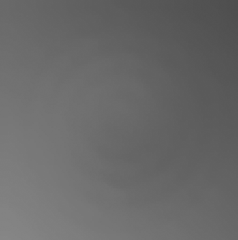
%> input picture obrazy/lab4/hist1.bmp, 238 x 240 px
$ octave --eval "zad2('hist1.bmp');"   (GNU Octave 9; MATLAB toolbox functions it lacks are replaced by stand-ins)
%> lines starting %> are read from the running program, lines starting %| are printed output that depends on the picture
function zad2(nazwa)
%> called with nazwa = 'hist1.bmp'
    %% 4.1 wczytanie hist1

    plot_x = 4;
    plot_y = 2;
    hist1 = imread(nazwa);
%> hist1 is the input picture: size 240x238 uint8; min 77, max 135, mean 105


    %% 4.2 wyświetlenie hist1 oraz histogramu hist1
    subplot(plot_x,plot_y,1);
    imshow(hist1);
    title('hist1.bmp');

    subplot(plot_x,plot_y,2);
    imhist(hist1, 256);
    title('hist1 hist');

    %% 4.3 adjust skali kolorów
    hist1_adj = imadjust(hist1, [0.3, 0.55], [0, 1]);
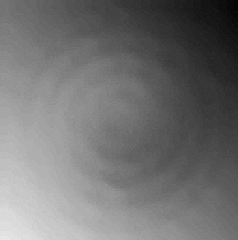
%> hist1_adj: size 240x238 uint8; min 2, max 234, mean 114.2


    %% 4.4 wyświetlenie adjustowanego i jego histogramu
    subplot(plot_x,plot_y,3);
    imshow(hist1_adj);
    title('hist1_adj');

    subplot(plot_x,plot_y,4);
    imhist(hist1_adj, 256);
    title('hist1_adj hist');

    %% 8.1 Wyliczenie skumulowanego dla normalnego obrazu
    [H, x] = imhist(hist1);
%> H = 256 values, max 2373 at index 106, min 0 at index 1, mean 223.1; x = 256 values from 0 to 255
    c_H = cumsum(H, 1);
%> c_H = 256 values from 0 to 57120
    max_H = max(H);
%> max_H = 2373
    max_C = max(c_H);
%> max_C = 57120
    k = max_C/max_H;
%> k = 24.07
    c_H2 = c_H / k;
%> c_H2 = 256 values from 0 to 2373
    LUT = c_H/(max_C)*255;
%> LUT = 256 values from 0 to 255

    %% 8.2 Wyświetlenie skumulowanego
    subplot(plot_x,plot_y,5:6);
    plot(x,H);
    hold on;
    plot(x, c_H2);
    title('kumulowany normalny');

    %% 9.1 Wyliczenie skumulowanego dla adjusted
    [H, x] = imhist(hist1_adj);
%> H = 256 values, max 2373 at index 115, min 0 at index 1, mean 223.1
    c_H = cumsum(H, 1);
    max_H = max(H);
    max_C = max(c_H);
    k = max_C/max_H;
    c_H2 = c_H / k;

    %% 9.2 Wyświetlenie histów dla adjusted
    subplot(plot_x,plot_y,7:8);
    plot(x,H);
    hold on;
    plot(x, c_H2);
    title('kumulowany adjusted');
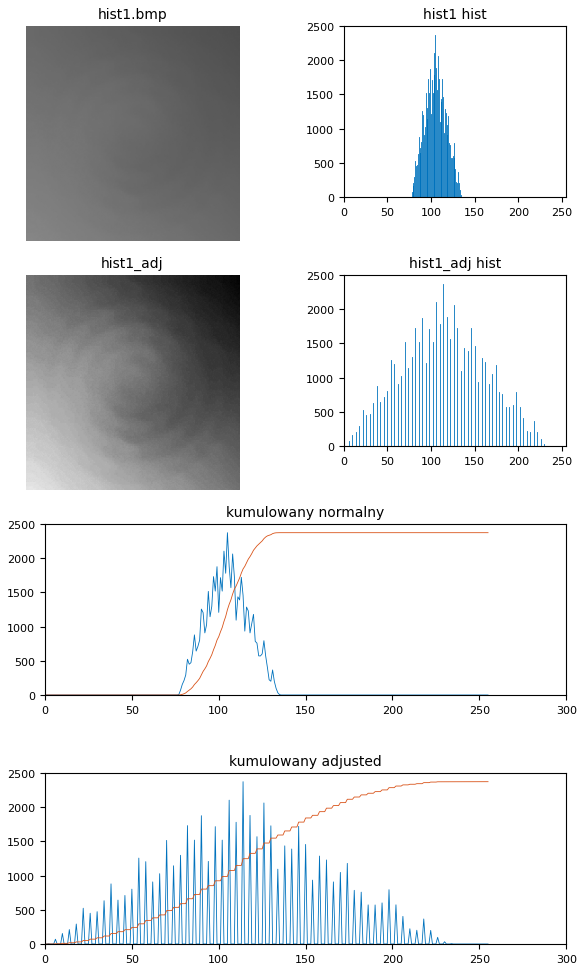
%> figure redrawn from the program's plot data, 6 panels

    %% 10. i 11. Wyrównywanie histogramu HE
    figure;
    subplot(2,3,1);
    zlutowany = intlut(hist1, uint8(LUT));
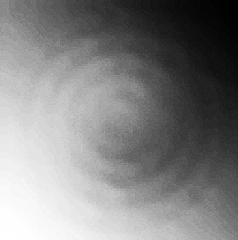
%> zlutowany: size 240x238 uint8; min 0, max 255, mean 130.4
    imshow(zlutowany);
    subplot(2,3,2);
    imhist(zlutowany, 256);

    [H, x] = imhist(zlutowany, 256);
%> H = 256 values, max 2373 at index 135, min 0 at index 5, mean 223.1
    c_H = cumsum(H, 1);
%> c_H = 256 values from 75 to 57120
    max_H = max(H);
    max_C = max(c_H);
    k = max_C/max_H;
    c_H2 = c_H / k;
%> c_H2 = 256 values from 3.12 to 2373

    subplot(2,3,3);
    plot(x,c_H2);

    %% 13. Obczajenie histeq
    subplot(2,3,4);
    histeq(zlutowany, 256);

    subplot(2,3,5:6);
    imshow(adapthisteq(zlutowany));
%> `zad2('hist1.bmp');`:
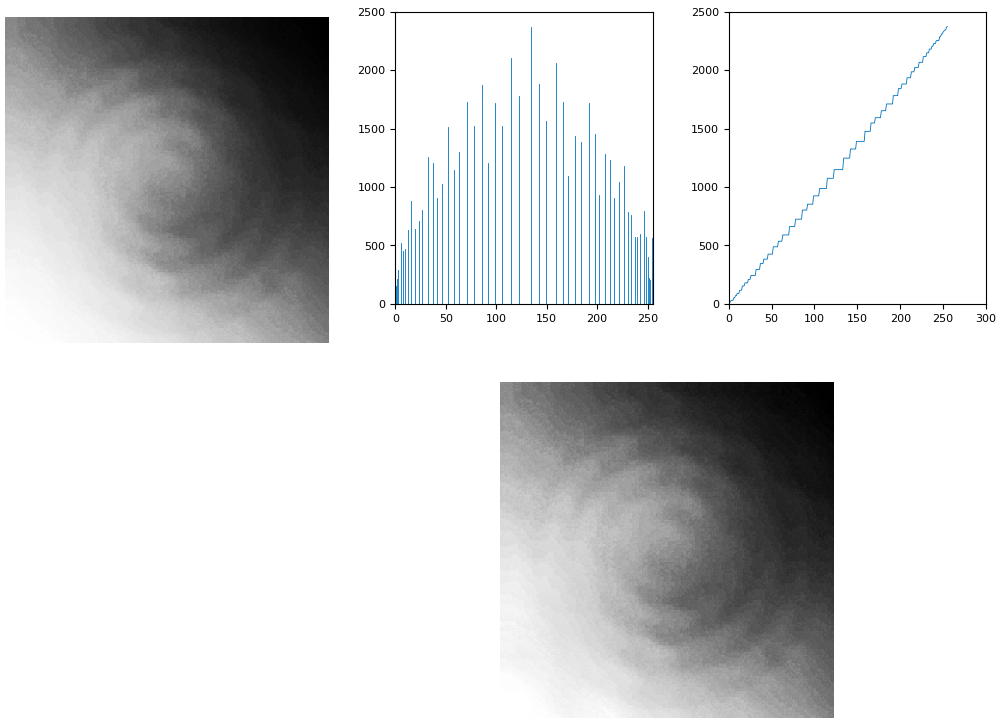
%> figure redrawn from the program's plot data, 4 panels
end

$ run again, on obrazy/lab4/hist2.bmp
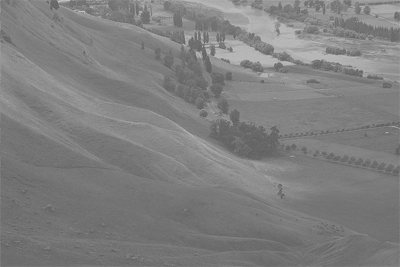
%> input picture obrazy/lab4/hist2.bmp, 400 x 267 px
%> in zad2, hist1 is the input picture: size 267x400 uint8; min 92, max 199, mean 126.8
%> in zad2, `[H, x] = imhist(hist1);`: H = 256 values, max 4299 at index 117, min 0 at index 1, mean 417.2; x = 256 values from 0 to 255
%> in zad2, `c_H = cumsum(H, 1);`: c_H = 256 values from 0 to 106800
%> in zad2, `max_H = max(H);`: max_H = 4299
%> max_C = 106800
%> in zad2, `k = max_C/max_H;`: k = 24.84
%> in zad2, `c_H2 = c_H / k;`: c_H2 = 256 values from 0 to 4299
%> LUT = 256 values from 0 to 255
%> in zad2, `[H, x] = imhist(hist1_adj);`: H = 256 values, max 16781 at index 256, min 0 at index 1, mean 417.2
%> in zad2, `max_H = max(H);`: max_H = 16781
%> in zad2, `k = max_C/max_H;`: k = 6.36
%> in zad2, `c_H2 = c_H / k;`: c_H2 = 256 values from 0 to 16781
%> in zad2, `zlutowany = intlut(hist1, uint8(LUT));`:
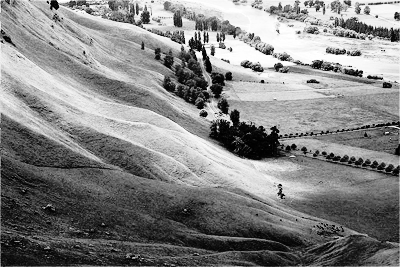
%> zlutowany: size 267x400 uint8; min 0, max 255, mean 130.5
%> in zad2, `[H, x] = imhist(zlutowany, 256);`: H = 256 values, max 4299 at index 74, min 0 at index 7, mean 417.2
%> in zad2, `c_H = cumsum(H, 1);`: c_H = 256 values from 115 to 106800
%> in zad2, `max_H = max(H);`: max_H = 4299
%> in zad2, `k = max_C/max_H;`: k = 24.84
%> in zad2, `c_H2 = c_H / k;`: c_H2 = 256 values from 4.63 to 4299
%> `zad2('hist1.bmp');`:
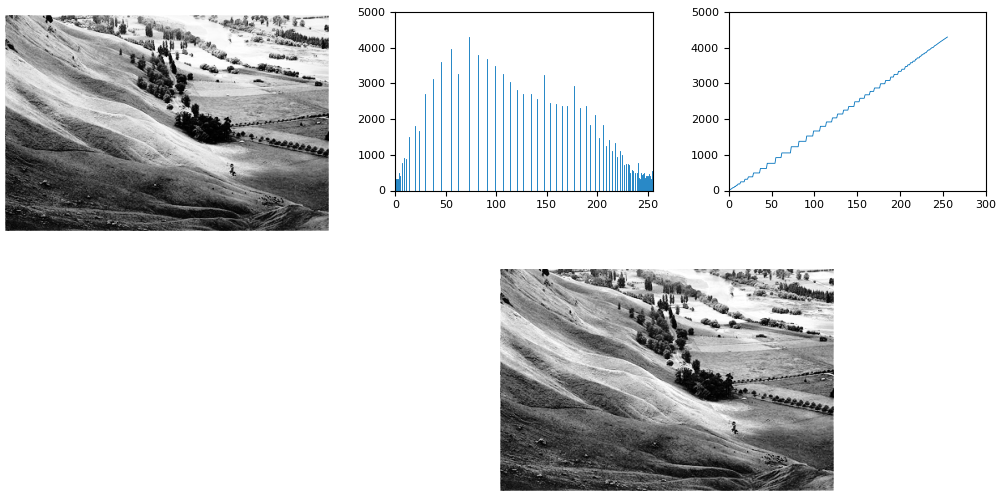
%> figure redrawn from the program's plot data, 4 panels

$ run again, on obrazy/lab4/hist3.bmp
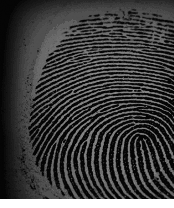
%> input picture obrazy/lab4/hist3.bmp, 174 x 208 px
%> in zad2, hist1 is the input picture: size 208x174 uint8; min 4, max 255, mean 61.1
%> in zad2, `[H, x] = imhist(hist1);`: H = 256 values, max 5075 at index 6, min 0 at index 1, mean 141.4; x = 256 values from 0 to 255
%> in zad2, `c_H = cumsum(H, 1);`: c_H = 256 values from 0 to 36192
%> in zad2, `max_H = max(H);`: max_H = 5075
%> max_C = 36192
%> in zad2, `k = max_C/max_H;`: k = 7.13
%> in zad2, `c_H2 = c_H / k;`: c_H2 = 256 values from 0 to 5075
%> LUT = 256 values from 0 to 255
%> in zad2, `[H, x] = imhist(hist1_adj);`: H = 256 values, max 23718 at index 1, min 0 at index 2, mean 141.4
%> in zad2, `c_H = cumsum(H, 1);`: c_H = 256 values from 23718 to 36192
%> in zad2, `max_H = max(H);`: max_H = 23718
%> in zad2, `k = max_C/max_H;`: k = 1.53
%> in zad2, `c_H2 = c_H / k;`: c_H2 = 256 values from 15543.3 to 23718
%> in zad2, `zlutowany = intlut(hist1, uint8(LUT));`:
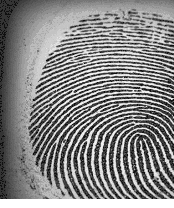
%> zlutowany: size 208x174 uint8; min 16, max 255, mean 133.8
%> in zad2, `[H, x] = imhist(zlutowany, 256);`: H = 256 values, max 5075 at index 53, min 0 at index 1, mean 141.4
%> in zad2, `c_H = cumsum(H, 1);`: c_H = 256 values from 0 to 36192
%> in zad2, `max_H = max(H);`: max_H = 5075
%> in zad2, `k = max_C/max_H;`: k = 7.13
%> in zad2, `c_H2 = c_H / k;`: c_H2 = 256 values from 0 to 5075
%> `zad2('hist1.bmp');`:
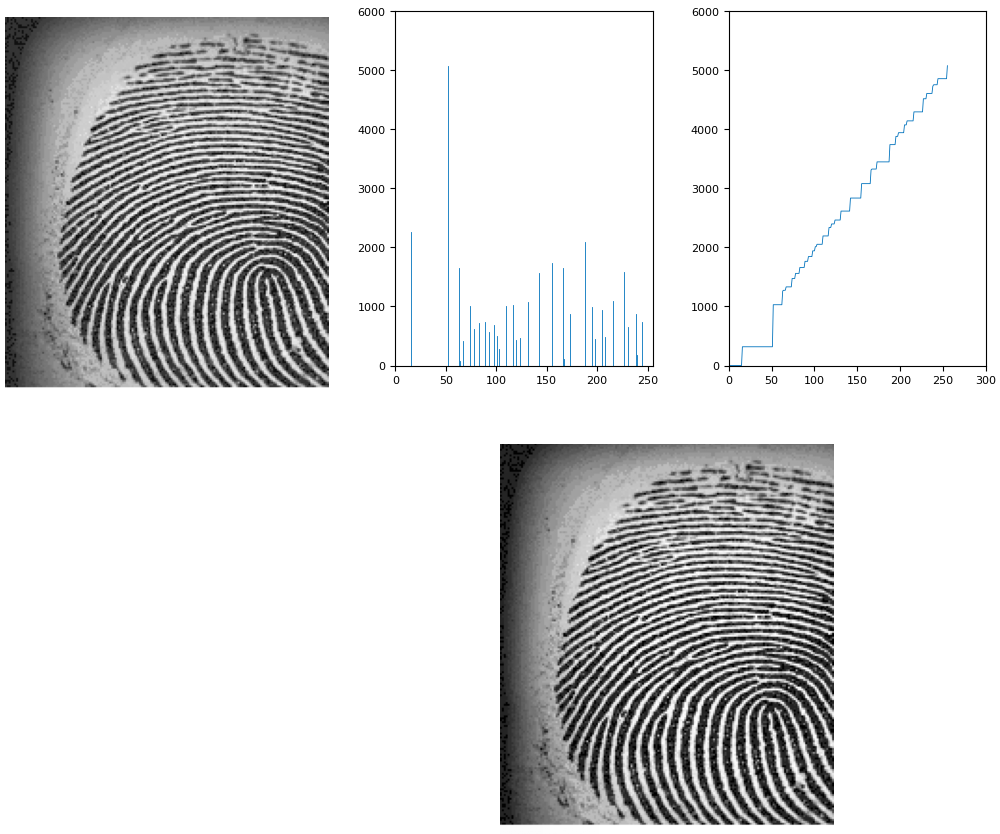
%> figure redrawn from the program's plot data, 4 panels

$ run again, on obrazy/lab4/hist4.bmp
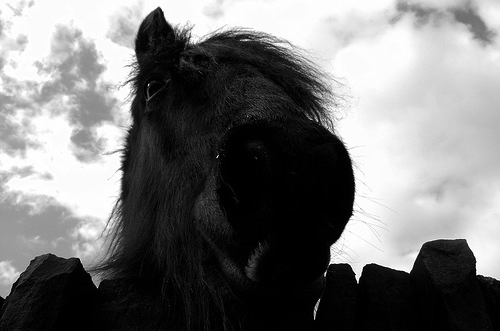
%> input picture obrazy/lab4/hist4.bmp, 500 x 331 px
%> in zad2, hist1 is the input picture: size 331x500 uint8; min 0, max 255, mean 117.8
%> in zad2, `[H, x] = imhist(hist1);`: H = 256 values, max 14960 at index 1, min 18 at index 101, mean 646.5; x = 256 values from 0 to 255
%> in zad2, `c_H = cumsum(H, 1);`: c_H = 256 values from 14960 to 165500
%> in zad2, `max_H = max(H);`: max_H = 14960
%> max_C = 165500
%> in zad2, `k = max_C/max_H;`: k = 11.06
%> in zad2, `c_H2 = c_H / k;`: c_H2 = 256 values from 1352.3 to 14960
%> LUT = 256 values from 23.05 to 255
%> in zad2, `[H, x] = imhist(hist1_adj);`: H = 256 values, max 82899 at index 256, min 0 at index 2, mean 646.5
%> in zad2, `c_H = cumsum(H, 1);`: c_H = 256 values from 79809 to 165500
%> in zad2, `max_H = max(H);`: max_H = 82899
%> in zad2, `k = max_C/max_H;`: k = 2
%> in zad2, `c_H2 = c_H / k;`: c_H2 = 256 values from 39976.4 to 82899
%> in zad2, `zlutowany = intlut(hist1, uint8(LUT));`:
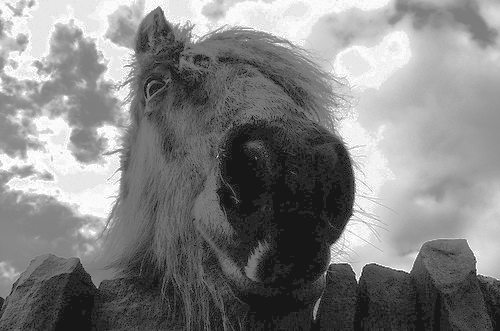
%> zlutowany: size 331x500 uint8; min 23, max 255, mean 130.1
%> in zad2, `[H, x] = imhist(zlutowany, 256);`: H = 256 values, max 14960 at index 24, min 0 at index 1, mean 646.5
%> in zad2, `c_H = cumsum(H, 1);`: c_H = 256 values from 0 to 165500
%> in zad2, `max_H = max(H);`: max_H = 14960
%> in zad2, `k = max_C/max_H;`: k = 11.06
%> in zad2, `c_H2 = c_H / k;`: c_H2 = 256 values from 0 to 14960
%> `zad2('hist1.bmp');`:
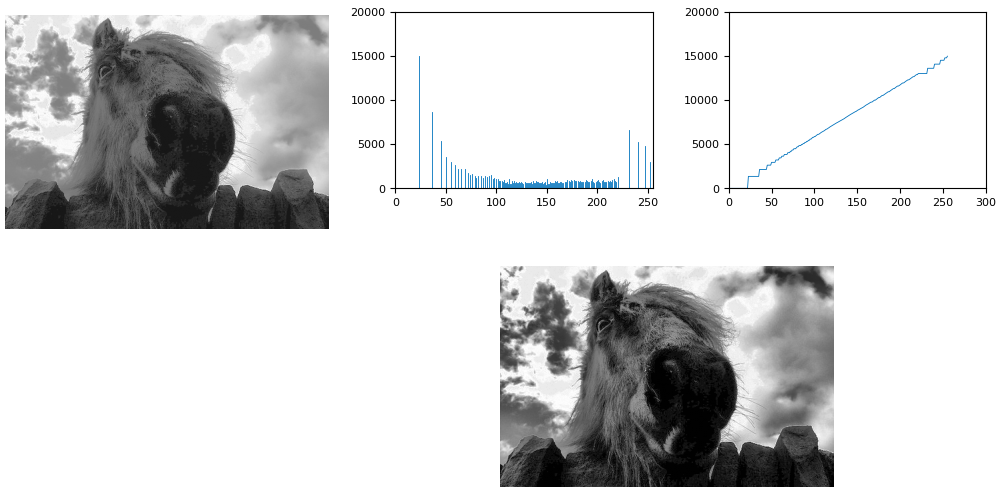
%> figure redrawn from the program's plot data, 4 panels
